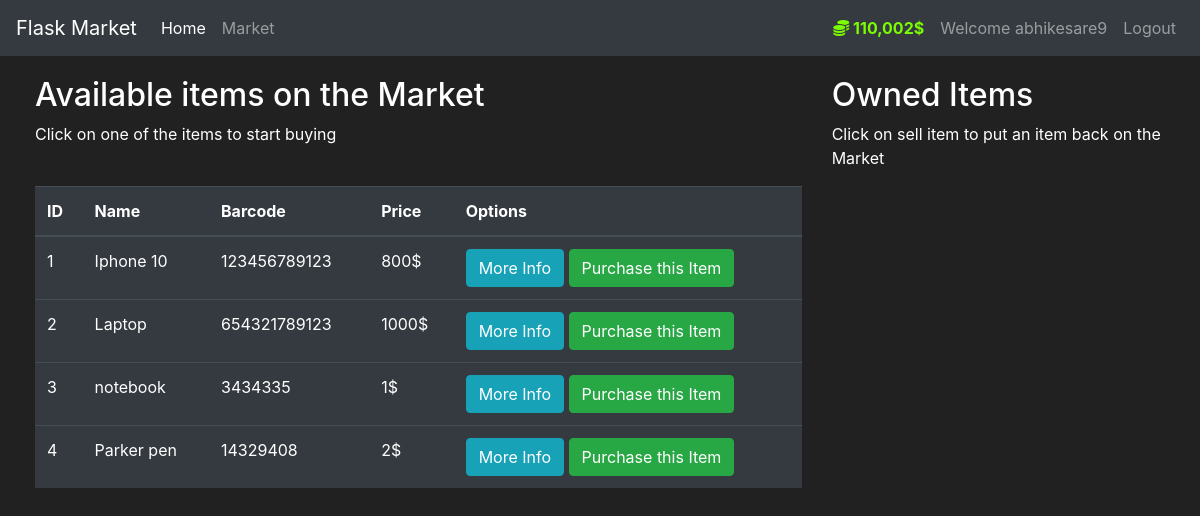
/market (signed in), run on the app's committed database.
### market/models.py (models this page shows, shortened)
class User(db.Model, UserMixin):
    id = db.Column(db.Integer(), primary_key=True)
    username = db.Column(db.String(length=30), nullable=False, unique=True)
    email_address = db.Column(db.String(length=50), nullable=False, unique=True)
    password_hash = db.Column(db.String(length=60), nullable=False)
    budget = db.Column(db.Integer(), nullable=False, default=100000)
    items = db.relationship('Item', backref='owned_user', lazy=True)
    @property
    def prettier_budget(self):
        if len(str(self.budget)) >= 4:
            return f'{str(self.budget)[:-3]},{str(self.budget)[-3:]}$'
        else:
            return f"{self.budget}$"
    @property
    def password(self):
        return self.password

class Item(db.Model):
    id = db.Column(db.Integer(), primary_key=True)
    name = db.Column(db.String(length=30), nullable=False, unique=True)
    price = db.Column(db.Integer(), nullable=False)
    barcode = db.Column(db.String(length=12), nullable=False, unique=True)
    description = db.Column(db.String(length=1024), nullable=False, unique=True)
    owner = db.Column(db.Integer(), db.ForeignKey('user.id'))

### market/routes.py (the view, shortened to what this page needs)
@app.route('/market',methods=['GET','POST'])
def market_page():
    selling_form = SellItemForm()
    purchase_form = PurchaseItemForm()
    if request.method == "GET":
        owned_items =  Item.query.filter_by(owner=current_user.id)
        items = Item.query.filter_by(owner=None)
        if items.first() == None:
            flash("You have bought all the items we will know once new items comes up",category='info')
        return render_template('market.html', items=items, purchase_form=purchase_form,owned_items=owned_items,selling_form=selling_form)

### market/models.py (called while the page is built)
@login_manager.user_loader
def load_user(user_id):
    return User.query.get(int(user_id))

### market/templates/market.html (shortened to what this page needs)
{% extends 'base.html' %}
{% block content %}
<div class="row" style="margin-top:20px; margin-left:20px">
   <div class="col-8">
       <h2>Available items on the Market</h2>
       <p>Click on one of the items to start buying</p>
       <br>
      <table class="table table-hover table-dark">
         <thead>
            <tr>
               <th scope="col">ID</th>
               <th scope="col">Name</th>
               <th scope="col">Barcode</th>
               <th scope="col">Price</th>
               <th scope="col">Options</th>
            </tr>
         </thead>
         <tbody>
            {% for item in items %}
            <tr>
               <td>{{ item.id }}</td>
               <td>{{ item.name }}</td>
               <td>{{ item.barcode }}</td>
               <td>{{ item.price }}$</td>
               <td>
                  <button class="btn btn-outline btn-info" data-toggle="modal" data-target="#Modal-MoreInfo-{{ item.id }}">More Info</button>
                  <button class="btn btn-outline btn-success" data-toggle="modal" data-target="#Modal-PurchaseConfirm-{{ item.id }}">Purchase this Item</button>
               </td>
            </tr>
            {% endfor %}
         </tbody>
      </table>
   </div>
   <div class="col-4">
        <h2>Owned Items</h2>
        <p>Click on sell item to put an item back on the Market</p>
        </div>
        <br>
   </div>
{% endblock %}

### market/templates/base.html (shortened to what this page needs)
<!doctype html>
<html lang="en">
   <head>
      <link rel="stylesheet" href="https://cdn.jsdelivr.net/npm/bootstrap@4.5.3/dist/css/bootstrap.min.css">
   </head>
   <body>
    <nav class="navbar navbar-expand-md navbar-dark bg-dark">
      <a class="navbar-brand" href="#">Flask Market</a>
      <div class="collapse navbar-collapse" id="navbarNav">
        <ul class="navbar-nav mr-auto">
            <li class="nav-item active">
                <a class="nav-link" href="{{ url_for('home_page') }}">Home <span class="sr-only">(current)</span></a>
            </li>
            <li class="nav-item">
                <a class="nav-link" href="{{ url_for('market_page') }}">Market</a>
            </li>
        </ul>
        {% if current_user.is_authenticated %}
        <ul class="navbar-nav">
          <li class="nav-item">
            <a class="nav-link" style="color: lawngreen; font-weight: bold">
                <i class="fas fa-coins"></i>
                {{ current_user.prettier_budget }}
            </a>
        </li>
          <li class="nav-item">
            <a class="nav-link" href="#">Welcome {{ current_user.username }}</a>
        </li>
          <li class="nav-item">
              <a class="nav-link" href="{{url_for('logout') }}">Logout</a>
          </li>
      </ul>
        {% endif %}
      </div>
    </nav>
      {% block content %}
      {% endblock %}
   </body>
</html>

### market/templates/base.html (style rules this page uses)
body { background-color: #212121; color: white }

### data on the page
User: prettier_budget "110,002$", username "abhikesare9"
Item: id "1", name "Iphone 10", barcode "123456789123", price "800"
Item: id "2", name "Laptop", barcode "654321789123", price "1000"
Item: id "3", name "notebook", barcode "3434335", price "1"
Item: id "4", name "Parker pen", barcode "14329408", price "2"
